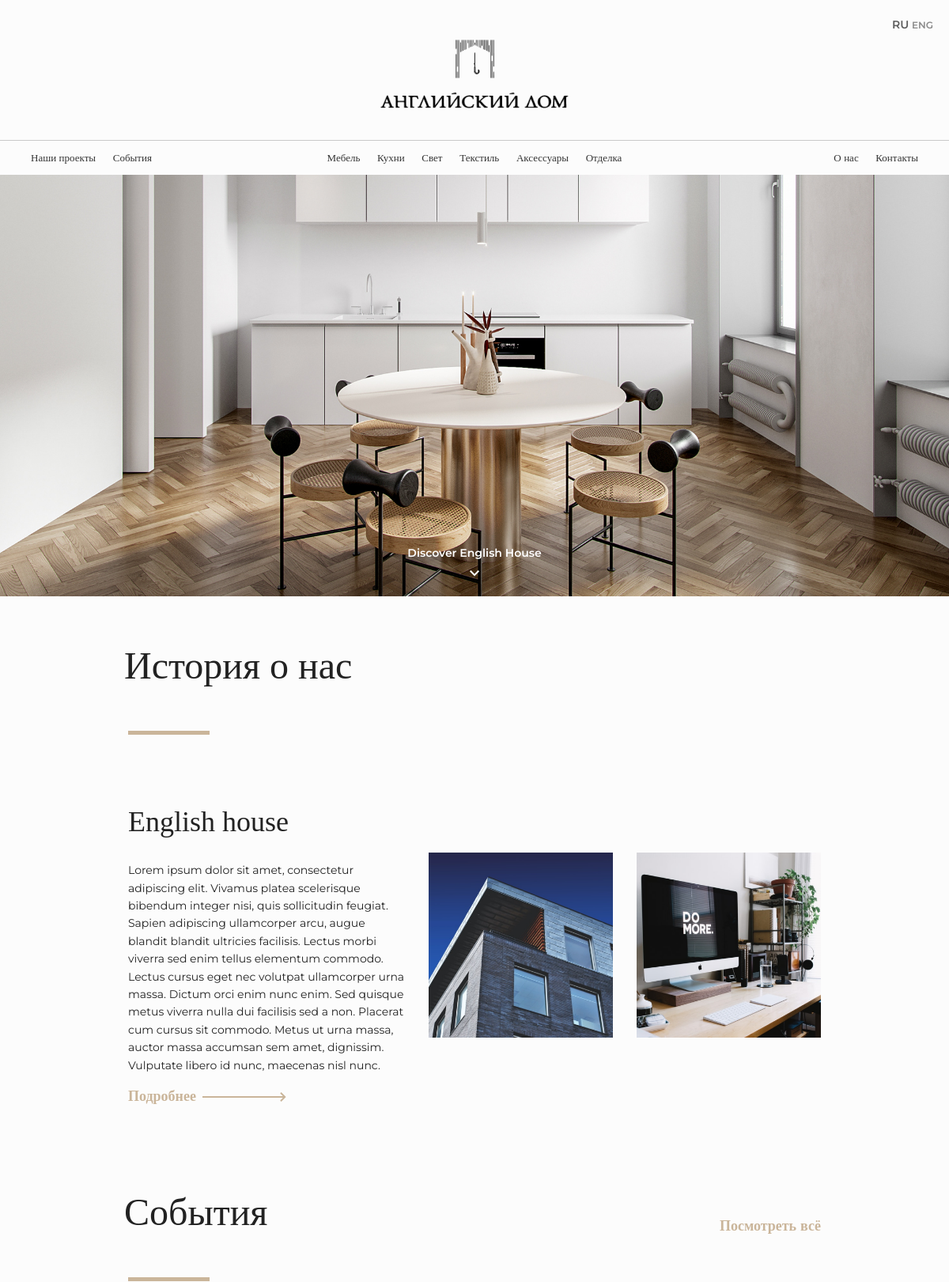
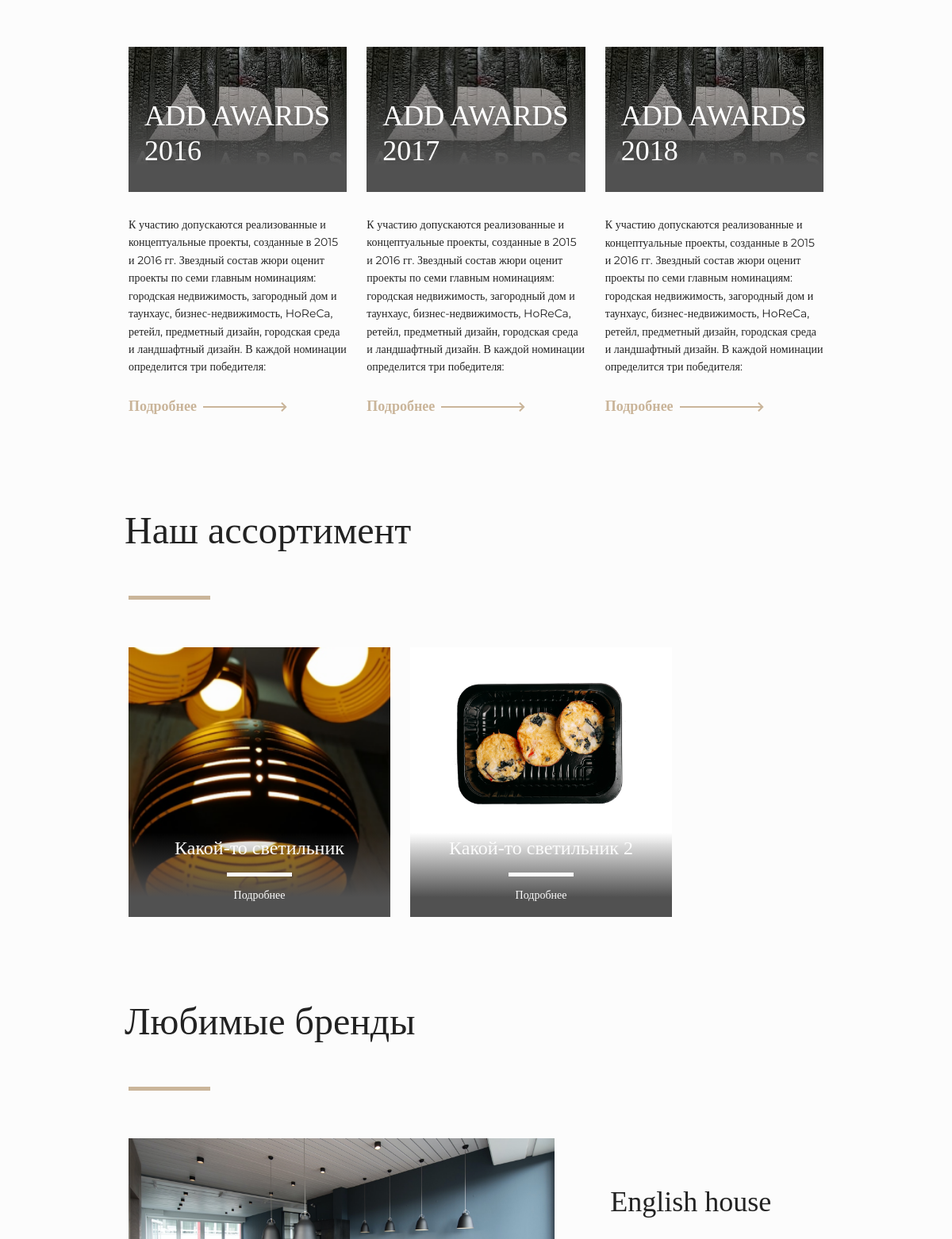
The page / (upper part) on the database its author committed (2 pictures, top to bottom).
### main/models.py (models this page shows, shortened)
class Event(models.Model):
    title_ru = models.CharField('Название события' ,max_length=200, null=True)
    title_eng = models.CharField('Название события eng' ,max_length=200, null=True)
    description_text_ru = models.TextField('Описание на ru')
    description_text_eng = models.TextField('Описание на eng')
    date_time = models.DateTimeField("Дата и время проведения",auto_now_add=False)
    preview_image = models.ImageField('Превью',upload_to='images/products/', null=False, blank=False)
    detail_image_1 = models.ImageField('Внутреннее изображение', upload_to='images/products/detail/', null=True, blank=True)
    detail_image_2 = models.ImageField('Внутреннее изображение', upload_to='images/products/detail/', null=True, blank=True)
    in_head = models.BooleanField('В шапку', default=False)
    class Meta:
        verbose_name = "Событие"
        verbose_name_plural ="События"

class Product(models.Model):
    Brand = models.ForeignKey( Brand, on_delete=models.CASCADE )
    title_ru = models.CharField('Название продукта ru' ,max_length=200, null=True)
    title_eng = models.CharField('Название продукта eng' ,max_length=200, null=True)
    description_text_ru = models.TextField('Описание на ru')
    description_text_eng = models.TextField('Описание на eng')
    category = models.ForeignKey(Category, on_delete=models.CASCADE )
    sku = models.CharField('Индивидуальный номер',max_length=200, default='')
    material_ru = models.CharField('материал на ru',max_length=200, default='')
    material_eng = models.CharField('материал на eng',max_length=200, default='')
    shape_ru = models.CharField('Форма на ru',max_length=200, default='')
    shape_eng = models.CharField('Форма на eng',max_length=200, default='')
    preview_image = models.ImageField('Превью',upload_to='images/products/', null=False, blank=False)
    detail_image_1 = models.ImageField('Внутреннее изображение', upload_to='images/products/detail/', null=True, blank=True)
    detail_image_2 = models.ImageField('Внутреннее изображение', upload_to='images/products/detail/', null=True, blank=True)
    detail_image_3 = models.ImageField('Внутреннее изображение', upload_to='images/products/detail/', null=True, blank=True)
    detail_image_4 = models.ImageField('Внутреннее изображение', upload_to='images/products/detail/', null=True, blank=True)
    detail_image_5 = models.ImageField('Внутреннее изображение', upload_to='images/products/detail/', null=True, blank=True)
    detail_image_6 = models.ImageField('Внутреннее изображение', upload_to='images/products/detail/', null=True, blank=True)
    class Meta:
        verbose_name = "Продукт"
        verbose_name_plural ="Продукты"

### main/views.py (the view)
# urls.py: path('', MainView.as_view(), name='main'),
class MainView(ListView):
    model = Brand
    template_name = 'main/main-page.html'
    def get_context_data(self, **kwargs):
        context = super().get_context_data(**kwargs)
        context["events"] = Event.objects.all()[:3]
        context["products"] = Product.objects.all()[:4]
        return context

### main/templates/main/main-page.html (shortened to what this page needs)
{% extends 'main/base.html' %} {% block content %} {% load static %}
<div class="main-image">
    <img class="cover-board" src="static/img/main-img.png" alt="">
    <div class="main-image-text">
        <span>Discover English House</span>
    </div>
</div>
<div class="content">
    <div class="section-part">
        <h1 class="caption">История о нас</h1>
    </div>
    <section class="history">
        <div class="text">
            <h2>English house</h2>
            <p>Lorem ipsum dolor sit amet, consectetur adipiscing elit. Vivamus platea scelerisque bibendum integer nisi, quis sollicitudin feugiat. Sapien adipiscing ullamcorper arcu, augue blandit blandit ultricies facilisis. Lectus morbi viverra sed enim
                tellus elementum commodo. Lectus cursus eget nec volutpat ullamcorper urna massa. Dictum orci enim nunc enim. Sed quisque metus viverra nulla dui facilisis sed a non. Placerat cum cursus sit commodo. Metus ut urna massa, auctor massa accumsan
                sem amet, dignissim. Vulputate libero id nunc, maecenas nisl nunc.</p>
            <a href="#" class="more-button">Подробнее <img src="{% static 'img/more-button-arrow.svg' %}" alt=""></a>
        </div>
        <img src="{% static '/img/company-hostory-1.png' %}" class="history" alt="">
        <img src="{% static '/img/company-hostory-2.png' %}" class="history" alt="">
    </section>
    {% if events %}
    <div class="section-part">
        <h1 class="caption">События</h1>
        <a href="{% url 'events' %}" class="show-all">Посмотреть всё</a>
    </div>
    <section class="events">
        {% for event in events %}
            <div class="portfolio-item">
                <img class="cover" src="media/{{ event.preview_image }}" alt="">
                <h3 class="title">{{ event.title_ru }}</h3>
                <p>{{ event.description_text_ru }}</p>
                <a href="events/{{ event.pk }}" class="more-button">Подробнее <img src="{% static 'img/more-button-arrow.svg' %}" alt=""></a>
            </div>
        {% endfor %}
    </section>
    {% endif %}
    {% if products%}
    <div class="section-part">
        <h1 class="caption">Наш ассортимент </h1>
    </div>
    <section id='assortiment' class="assortiment">
        {% for product in products %}
            <div class="assortiment-item">
                <img src="media/{{ product.preview_image }}" alt="">
                <div class="lay">
                    <h3 class="title">{{ product.title_ru }}</h3>
                    <a href="product/{{ product.pk }}">Подробнее</a>
                </div>
            </div>
       {% endfor %}
    </section>
    {% endif %}
    <div class="section-part">
        <h1 class="caption">Любимые бренды</h1>
    </div>
    <section class="brand-block">
        <img src="{% static '/img/brand-block.png' %}" alt="">
        <div class="text">
            <h2>English house</h2>
        </div>
    </section>
</div>
{% endblock %}

### main/static/css/main.css (style rules this page uses)
:root { --brown: #CAB59A; --white: #FCFCFC; }
html, body, span, h1, h2, h3, h4, h5, h6, p, a { color: #222; font-family: Montserrat; font-style: normal; font-weight: normal; font-size: 14px; line-height: 160%; text-decoration: none; margin: 10px 0; }
body { color: var(--white); background: var(--white); overflow-x: hidden; }
section.history { grid-template-columns: 3fr 2fr 2fr; align-items: center; grid-gap: 30px; }
section.history img.history { justify-self: center; width: 100%; }
section.events { grid-template-columns: 1fr 1fr 1fr; grid-gap: 25px; }
section.assortiment { grid-template-columns: repeat(4, 1fr); grid-gap: 25px; }
section.brand-block { grid-template-columns: 2fr 1fr; grid-gap: 70px; align-items: start; margin-bottom: 50px; }
section.brand-block .text { margin-top: 30px; }

### main/static/css/components.css (style rules this page uses)
.main-image { margin: 0; width: 100vw; }
.main-image img { user-select: none; pointer-events: none; width: 100%; }
.main-image .main-image-text { display: grid; justify-content: center; justify-items: center; cursor: pointer; transform: translateY(-150%); margin-bottom: -61px; }
.main-image .main-image-text span { font-style: normal; font-weight: 600; font-size: 14px; line-height: 17px; color: #FFFFFF; }
.main-image .main-image-text svg { transform: translateY(-20%); }
h1.caption { font-family: Playfair Display; font-style: normal; font-weight: normal; font-size: 48px; line-height: 64px; margin-left: -5px; }
h1.caption:after { content: ''; display: block; margin-top: 50px; width: 103px; height: 5px; background: var(--brown); margin-left: 5px; }
h2 { font-family: Playfair Display; font-style: normal; font-weight: normal; font-size: 36px; line-height: 80px; }
a.more-button { font-family: Montserrat; font-weight: 600; font-size: 18px; line-height: 160%; color: var(--brown); }
a.more-button img { transform: translate(0, 7px); user-select: none; transition: all .3s; margin: 0 3px; max-width: 114px; }
.portfolio-item { width: 100%; display: grid; grid-template-columns: 1fr; }
.portfolio-item img.cover { transition: all .3s; grid-row: 1/2; grid-column: 1/2; --webkit-filter: brightness(70%); filter: brightness(70%); -webkit-user-select: none; -moz-user-select: none; -ms-user-select: none; user-select: none; width: 100%; }
.portfolio-item h3.title { transition: all .3s; margin: 0; font-family: Playfair Display; font-size: 36px; line-height: 44px; color: #FFFFFF; padding: 30px 20px; grid-row: 1/2; grid-column: 1/2; align-self: end; z-index: 1; cursor: pointer; pointer-events: none; background: linear-gradient(360deg, #515151 22.44%, rgba(0, 0, 0, 0) 95.73%); }
.portfolio-item p { margin-top: 30px; }
.assortiment-item { display: grid; width: 330px; }
.assortiment-item img { grid-row: 1/2; grid-column: 1/2; transition: all .3s; }
.assortiment-item .lay { grid-row: 1/2; grid-column: 1/2; z-index: 1; align-self: end; display: grid; margin: 0; transition: all .3s; background: linear-gradient(360deg, #515151 22.44%, rgba(0, 0, 0, 0) 95.73%); }
.assortiment-item .lay h3.title { font-family: Playfair Display; font-style: normal; font-weight: normal; font-size: 24px; line-height: 122.8%; color: var(--white); text-align: center; position: relative; transition: all .3s; user-select: none; }
.assortiment-item .lay h3.title::after { content: ''; display: block; position: absolute; left: 37.5%; margin: 15px 0; width: 25%; height: 5px; background: var(--white); }
.assortiment-item .lay a { transition: all .3s; display: inline-block; margin-top: 22px; margin-bottom: 17px; text-align: center; font-size: 14px; line-height: 160%; color: var(--white); }
.section-part { margin-top: 40px; display: grid; grid-template-columns: 1fr 1fr; align-items: center; }
section { display: grid; width: 100%; padding: 50px 0; }
.content { box-sizing: border-box; width: 100vw; padding: 0 13.5vw; }
a.show-all { font-family: Montserrat; font-style: normal; font-weight: 600; font-size: 18px; line-height: 160%; justify-self: end; color: #CAB59A; transform: translateY(-10px); transition: all .3s; }

### main/static/css/response.css (style rules this page uses)
@media (max-width: 1350px) { .main-image .main-image-text { transform: translateY(-130%); } }

### rows shown on the page
Event: preview_image (picture), description_text_ru "К участию допускаются реализованные и концептуальные проекты, созданные в 2015 и 2016 гг. Звездный состав жюри оценит проекты по семи главным номинациям: городская недвижимость, загородный дом и таунхаус, бизнес-недвижимость, HoReCa, ретейл, предметный дизайн, городская среда и ландшафтный дизайн. В каждой номинации определится три победителя:"
Event: preview_image (picture), description_text_ru "К участию допускаются реализованные и концептуальные проекты, созданные в 2015 и 2016 гг. Звездный состав жюри оценит проекты по семи главным номинациям: городская недвижимость, загородный дом и таунхаус, бизнес-недвижимость, HoReCa, ретейл, предметный дизайн, городская среда и ландшафтный дизайн. В каждой номинации определится три победителя:"
Event: preview_image (picture), description_text_ru "К участию допускаются реализованные и концептуальные проекты, созданные в 2015 и 2016 гг. Звездный состав жюри оценит проекты по семи главным номинациям: городская недвижимость, загородный дом и таунхаус, бизнес-недвижимость, HoReCa, ретейл, предметный дизайн, городская среда и ландшафтный дизайн. В каждой номинации определится три победителя:"
Product: preview_image (picture), title_ru "Какой-то светильник"
Product: preview_image (picture), title_ru "Какой-то светильник 2"
